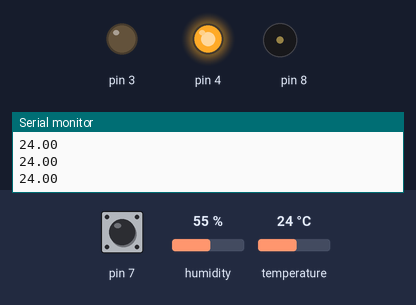
The sketch below on a simulated Arduino Uno, built with avr-gcc and run on an emulated ATmega328P. Parts: output pins drawn as LEDs (lit = HIGH), buzzer (waves = sounding), the last lines printed to the serial monitor. The inputs (shaded band) are chosen by the test bench; at power-on: temperature 24 °C, pin 7 HIGH, humidity 55 %.

Above: at 3.2 s.
3.3 s: temperature set to 30 °C
5.2 s: temperature set to 33 °C
At 6.5 s:
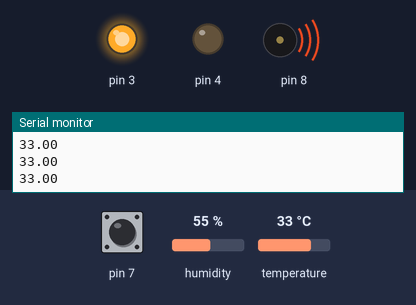
7.5 s: temperature set to 12 °C
At 9.3 s:
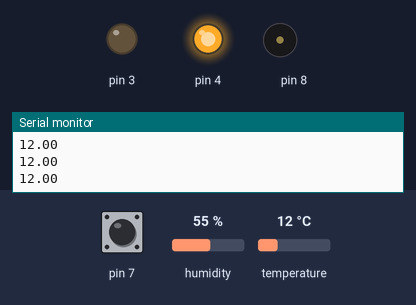
9.6 s: temperature set to 41 °C
At 10.8 s:
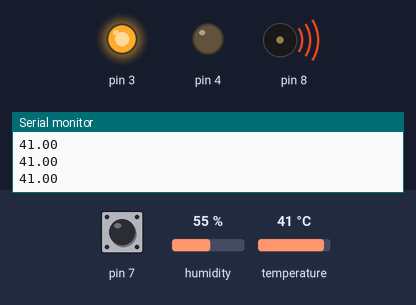
Timing chart, 0 to 12.6 s (numbered marks = the images above; inputs shaded):
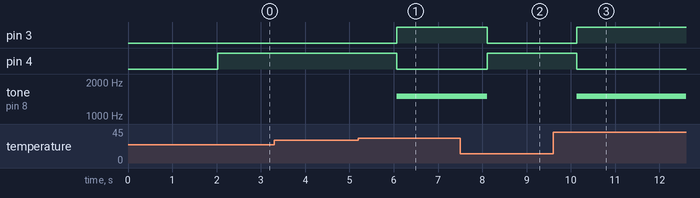

The sketch:

Thermal-alarm.ino
```cpp
#include<DHT.h>

DHT dht(2,DHT11);
float temperature;
int currentbuttonstate;
int alarmknowledged=LOW;
int lastbuttonstate=HIGH;

void setup() {
  dht.begin();
  Serial.begin(9600);
  pinMode(3,OUTPUT);
  pinMode(4,OUTPUT);
  pinMode(8,OUTPUT);
  pinMode(7,INPUT_PULLUP);
  delay(2000);
}

void alarm(){
  digitalWrite(3,HIGH);
  digitalWrite(4,LOW);
  tone(8,1500);
}

void toggle(){
  alarmknowledged=!alarmknowledged;
  digitalWrite(3,LOW);
  digitalWrite(4,alarmknowledged);
  noTone(8);
}

void loop() {
  temperature=dht.readTemperature();
  currentbuttonstate=digitalRead(7);
  Serial.println(temperature);

  if(temperature<=31){
    digitalWrite(4,HIGH);
    digitalWrite(3,LOW);
    noTone(8);
    alarmknowledged=LOW;
  }

  if(temperature>31 && alarmknowledged==LOW){
    alarm();
    delay(50);
  }
  if(currentbuttonstate==0 && lastbuttonstate==1 && temperature>31){
    toggle();
  }
  lastbuttonstate=currentbuttonstate;
}
```

Measured:
- the behaviour switches between 31 and 32 °C on temperature (found by bisection; images 0 and 1)
- after the input at 5.2 s, pin 3: LOW → HIGH after 0.87 s; pin 4: HIGH → LOW after 0.87 s; tone on pin 8: silent → 1500 Hz after 0.87 s
- after the input at 7.5 s, pin 3: HIGH → LOW after 0.61 s; pin 4: LOW → HIGH after 0.61 s; tone on pin 8: 1500 Hz → silent after 0.61 s
- after the input at 9.6 s, pin 3: LOW → HIGH after 0.54 s; pin 4: HIGH → LOW after 0.54 s; tone on pin 8: silent → 1500 Hz after 0.54 s
